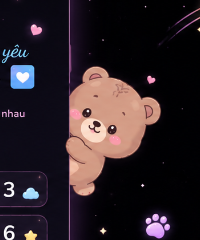
#> input picture kỷ niệm 1 năm yêu nhau/cropped/bear_wide.png, 200 x 240 px
$ python find_bear_coords.py
#> lines starting #> are read from the running program, lines starting #| are printed output that depends on the picture; after the words box and inside, x2 and y2 are one past the last pixel; in counts of white or black regions, pixels touching at a corner belong together
from PIL import Image
import numpy as np

# Load wide bear crop
img = Image.open("cropped/bear_wide.png")
#> img is the input picture: PIL image 200x240 RGBA; mean R, G, B, A 45.2, 34.6, 40, 255
# Convert to RGB
rgb_img = img.convert("RGB")
arr = np.array(rgb_img)

# The background is a very light cream/pink color. Let's find pixels that are significantly different
# from light colors (where R > 240, G > 240, B > 240 or similar cream tones)
# Let's count pixels that have R < 240 or G < 230 or B < 230
non_bg = (arr[:, :, 0] < 245) | (arr[:, :, 1] < 235) | (arr[:, :, 2] < 235)
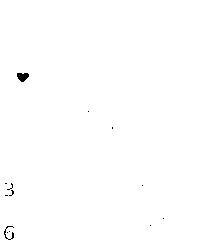
#> non_bg: shape (240, 200) bool; 99.7% white; 13 black regions (11 under 20 px), largest, box (x1, y1, x2, y2) and area: (17, 73, 29, 82) 79, (4, 226, 14, 240) 41

# Find coordinates of non-background pixels
y_indices, x_indices = np.where(non_bg)
if len(x_indices) > 0 and len(y_indices) > 0:
    min_x, max_x = x_indices.min(), x_indices.max()
#> min_x = 0; max_x = 199
    min_y, max_y = y_indices.min(), y_indices.max()
#> min_y = 0; max_y = 239

    # Map back to original image coordinates
    # wide_box = (580, 80, 780, 320)
    orig_min_x = 580 + min_x
#> orig_min_x = 580
    orig_max_x = 580 + max_x
#> orig_max_x = 779
    orig_min_y = 80 + min_y
#> orig_min_y = 80
    orig_max_y = 80 + max_y
#> orig_max_y = 319

    print(f"Bear bounding box in bear_wide: X:[{min_x}, {max_x}], Y:[{min_y}, {max_y}]")
#| Bear bounding box in bear_wide: X:[0, 199], Y:[0, 239]
    print(f"Bear absolute bounding box in template: ({orig_min_x}, {orig_min_y}, {orig_max_x}, {orig_max_y})")
#| Bear absolute bounding box in template: (580, 80, 779, 319)

    # Save a crop of just the detected bear area with 5px padding
    pad = 5
    crop_box = (
        max(580, orig_min_x - pad),
        max(80, orig_min_y - pad),
        min(780, orig_max_x + pad),
        min(320, orig_max_y + pad)
    )
#> crop_box = (580, 80, 780, 320)
#> (the run stopped early here; a loop or call above may not have finished)

$ run again, with kỷ niệm 1 năm yêu nhau/cropped/bear_expanded_raw.png copied over kỷ niệm 1 năm yêu nhau/cropped/bear_wide.png
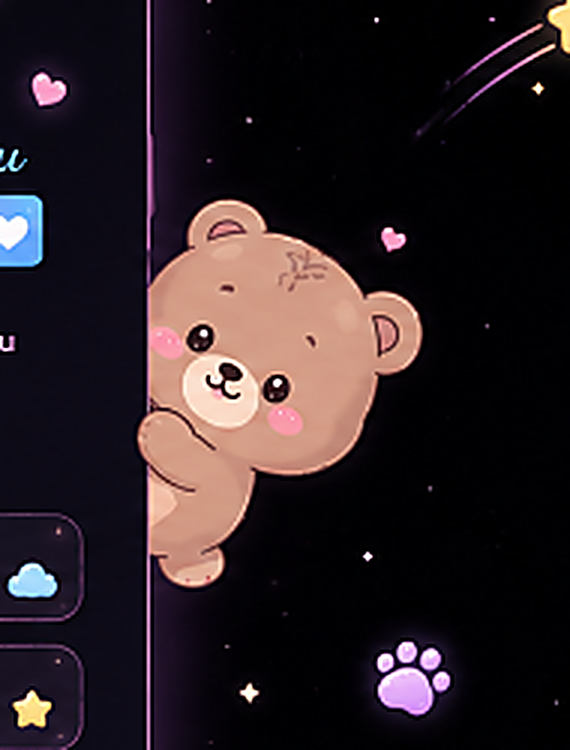
#> input picture kỷ niệm 1 năm yêu nhau/cropped/bear_expanded_raw.png, 570 x 750 px
#> img is the input picture: PIL image 570x750 RGBA; mean R, G, B, A 43.6, 32.8, 36.7, 255
#> `non_bg = (arr[:, :, 0] < 245) | (arr[:, :, 1] < 235) | (arr[:, :, 2] <..`:
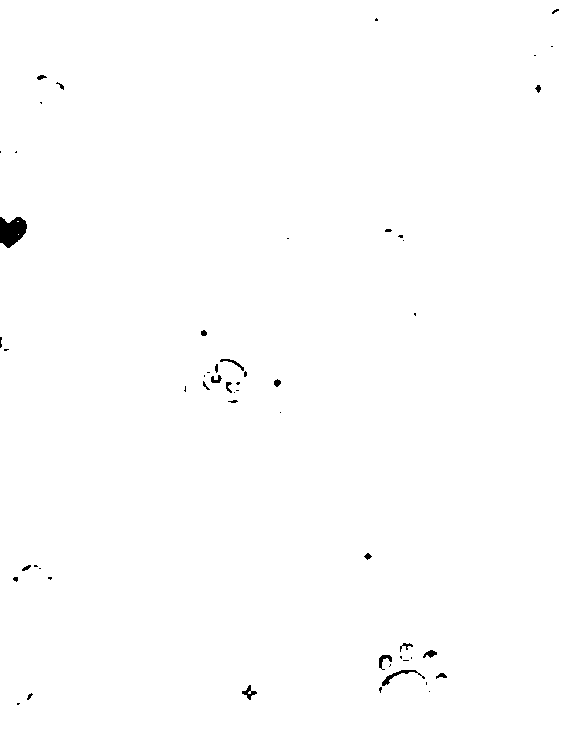
#> non_bg: shape (750, 570) bool; 99.6% white; 55 black regions (35 under 20 px), largest, box (x1, y1, x2, y2) and area: (0, 217, 27, 248) 602, (382, 670, 425, 686) 148, (242, 685, 257, 700) 86
#> min_x = 0; max_x = 569
#> min_y = 0; max_y = 749
#> orig_min_x = 580
#> orig_max_x = 1149
#> orig_min_y = 80
#> orig_max_y = 829
#| Bear bounding box in bear_wide: X:[0, 569], Y:[0, 749]
#| Bear absolute bounding box in template: (580, 80, 1149, 829)
#> crop_box = (580, 80, 780, 320)
